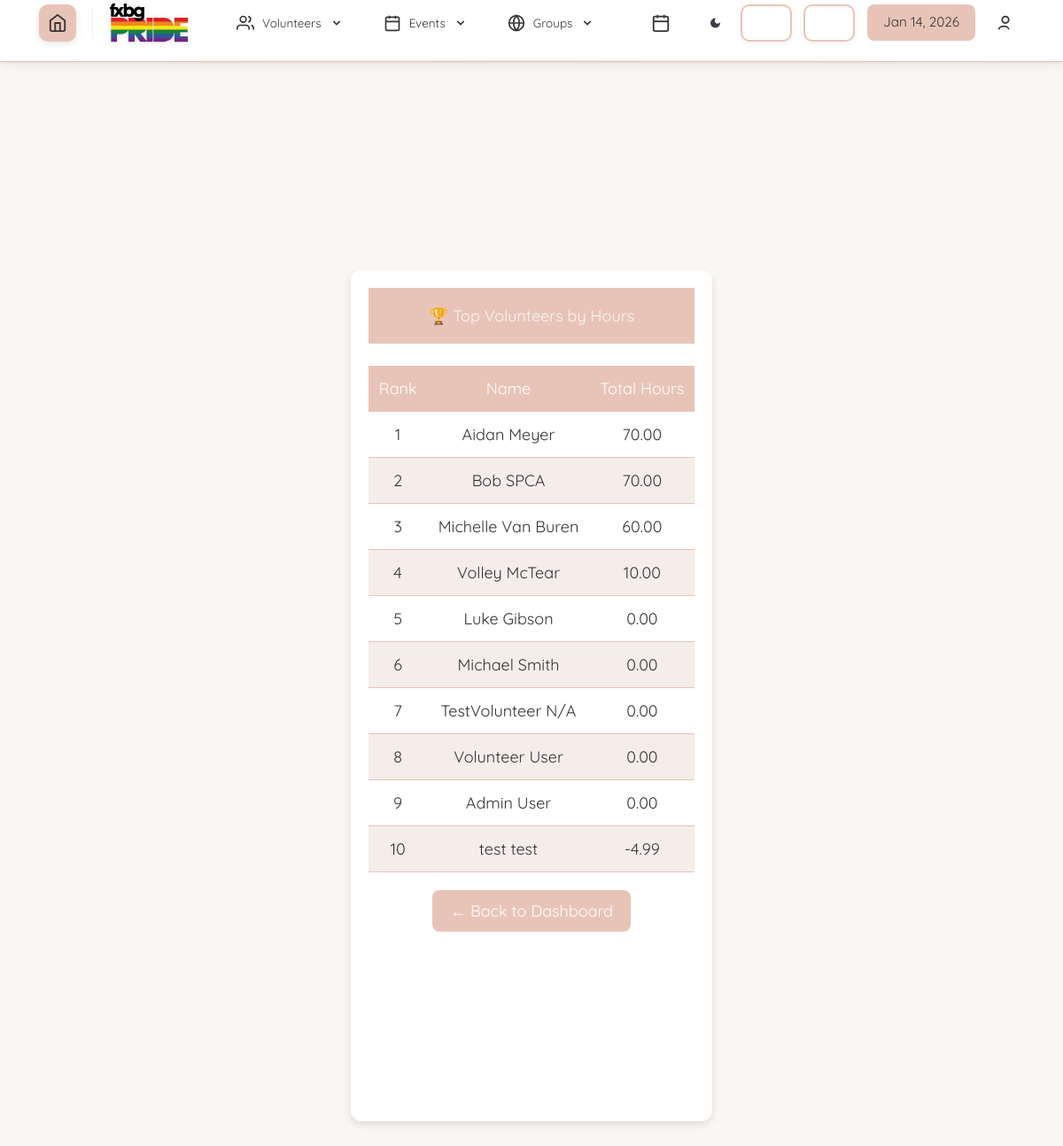
The page /leaderboard.php (signed in) on the database its author committed.
### tables this page shows
CREATE TABLE `dbpersons` (
  `person_id` int NOT NULL,
  `id` varchar(256) NOT NULL,
  `role_type` int NOT NULL,
  `role_name` varchar(256) DEFAULT NULL,
  `start_date` text,
  `first_name` text NOT NULL,
  `last_name` text NOT NULL,
  `street_address` text,
  `city` text,
  `state` varchar(2) DEFAULT NULL,
  `zip_code` text,
  `phone1` varchar(12) DEFAULT NULL,
  `phone1type` text,
  `emergency_contact_phone` varchar(12) DEFAULT NULL,
  `emergency_contact_phone_type` text,
  `birthday` text,
  `email` text NOT NULL,
  `emergency_contact_first_name` text,
  `contact_num` varchar(255) DEFAULT NULL,
  `emergency_contact_relation` text,
  `contact_method` text,
  `type` text,
  `status` text,
  `notes` text,
  `password` text,
  `skills` text,
  `interests` text,
  `archived` tinyint(1) DEFAULT NULL,
  `emergency_contact_last_name` text,
  `is_new_volunteer` tinyint(1) DEFAULT '1',
  `is_community_service_volunteer` tinyint(1) DEFAULT '0',
  `total_hours_volunteered` decimal(5,2) DEFAULT '0.00',
  `volunteer_of_the_month` tinyint(1) DEFAULT '0',
  `votm_awarded_month` date DEFAULT NULL,
  `training_level` text
);

### leaderboard.php (the view, shortened to what this page needs)
<?php
$con = connect();
$query = "
    SELECT first_name, last_name, total_hours_volunteered
    FROM dbpersons
    WHERE id != 'vmsroot' AND status = 'Active' AND archived = 0
    ORDER BY total_hours_volunteered DESC
    LIMIT 10
";
$result = mysqli_query($con, $query);
$leaders = [];
if ($result) {
    while ($row = mysqli_fetch_assoc($result)) {
        $leaders[] = $row;
    }
}
?>
<!DOCTYPE html>
<html lang="en">
<head>
    <?php require_once('universal.inc'); ?>
    <link rel="stylesheet" href="css/base.css" type="text/css" />
</head>
<body>
<?php require_once('header.php'); ?>
<div class="leaderboard-container">
    <h1>🏆 Top Volunteers by Hours</h1>
    <table>
        <thead>
            <tr>
                <th>Rank</th>
                <th>Name</th>
                <th>Total Hours</th>
            </tr>
        </thead>
        <tbody>
            <?php foreach ($leaders as $index => $vol) : ?>
                <tr>
                    <td><?= $index + 1 ?></td>
                    <td><?= htmlspecialchars($vol['first_name'] . ' ' . $vol['last_name']) ?></td>
                    <td><?= number_format($vol['total_hours_volunteered'], 2) ?></td>
                </tr>
            <?php endforeach; ?>
        </tbody>
    </table>
    <a class="button-back" href="index.php">← Back to Dashboard</a>
</div>
</body>
</html>

### css/base.css (style rules this page uses)
html, body, header, main, footer, div, span, p, h1, h2, h3, h4, h5, h6, ul, ol, li, input, select, textarea, form, section, label, table, td, tr, th, form, fieldset, em, button, a { padding: 0; margin: 0; font-size: inherit; font-family: inherit; font-weight: inherit; text-decoration: none; font-style: normal; box-sizing: border-box; text-align: left; list-style-type: none; border-spacing: 0; }
:root { --page-background-color: #ffffff; --page-font-color: #333333; --inactive-font-color: #d0d0d0; --inactive-background-color: #f0f0f0; --standout-background: #fafafa; --happy-toast-background-color: #1a7024; --happy-toast-font-color: white; --info-toast-background-color: #2f2f2f; --info-toast-font-color: white; --error-toast-background-color: #701a1a; --error-toast-font-color: white; --shadow-and-border-color: #e8c4b8; --main-color: #e8c4b8; --accent-color: #d4af37; --secondary-accent-color: #e8c4b8; --calendar-event-color: #808080; --calendar-event-color-hover: var(--main-color); --calendar-today-border: 2px solid var(--secondary-accent-color); --button-font-color: #363434; --button-padding: 0.5rem 1.5rem; --button-border-radius: 0.25rem; --standard-border: 1px solid #e8c4b8; --light-border: 1px solid var(--shadow-and-border-color); --text-field-border: 2px solid #e8c4b8; --cancel-button-background-color: #8a8280; --error-color: red; font-size: 18px; font-family: "Quicksand", sans-serif; font-weight: 400; }
body { background-color: var(--page-background-color); color: var(--page-font-color); font-family: "Quicksand", sans-serif; }
h1 { font-size: 1.5rem; font-weight: 500; margin-bottom: 2rem; background-color: var(--main-color); color: var(--page-background-color); width: 100%; text-align: center; padding: 1rem; }

### css/theme-toggle.css (style rules this page uses)
:root { --bg-color: #f9f6f3; --text-color: #363434; --text-secondary: #5a5856; --text-tertiary: #e8c4b8; --text-muted: #8a8280; --navbar-bg: #ffffff; --navbar-shadow: rgba(54, 52, 52, 0.1); --main-color: #e8c4b8; --accent-color: #d4af37; --secondary-accent-color: #e8c4b8; --date-box-bg: #e8c4b8; --date-box-text: #363434; --dropdown-bg: #ffffff; --dropdown-border: #e8c4b8; --dropdown-hover: rgba(232, 196, 184, 0.1); --nav-item-hover: #e8c4b8; --content-box-border: #e8c4b8; --content-box-bg: #ffffff; --card-bg: #ffffff; --card-border: #e8c4b8; --card-shadow: rgba(232, 196, 184, 0.15); --footer-bg: #363434; --button-bg: #e8c4b8; --button-text: #363434; --icon-filter: none; --logo-bg: #e8c4b8; --border-color: #e8c4b8; --hover-border-color: #d4af37; --full-width-bar-bg: #e8c4b8; --full-width-bar-sub-bg: #ffffff; --icon-overlay-bg: rgba(255, 255, 255, 0.95); --nav-item-active-bg: #f4ede9; --svg-fill: #e8c4b8; --page-background-color: #f9f6f3; --page-font-color: #363434; --inactive-font-color: #8a8280; --inactive-background-color: #f4ede9; --standout-background: #ffffff; --shadow-and-border-color: #e8c4b8; --button-font-color: #363434; --standard-border: 1px solid #e8c4b8; --light-border: 1px solid #e8c4b8; --text-field-border: 2px solid #e8c4b8; --cancel-button-background-color: #8a8280; --calendar-event-color: #8a8280; --calendar-event-color-hover: #e8c4b8; --calendar-today-border: 2px solid #d4af37; --error-color: #d4635a; --calendar-archived-event-color: #c4bab7ff; }
html { height: 100%; }
body { background-color: var(--bg-color); color: var(--text-color); transition: background-color 0.3s ease, color 0.3s ease; min-height: 100%; display: flex; flex-direction: column; }
* { transition: background-color 0.3s ease, color 0.3s ease, border-color 0.3s ease, box-shadow 0.3s ease; }
* { box-sizing: border-box; margin: 0; padding: 0; }
body { font-family: "Quicksand", sans-serif; padding-top: 70px !important; background-color: var(--bg-color); color: var(--text-color); transition: background-color 0.3s ease, color 0.3s ease; min-height: 100vh; display: flex; flex-direction: column; }
* { font-family: "Quicksand", sans-serif; }
body > *:not(.modern-navbar):not(.footer) { flex: 1 0 auto; }
h1, h2, h3, h4, h5, h6 { font-family: "Quicksand", sans-serif; font-weight: 600; }
body { padding-top: 70px !important; }

### css/pwa-mobile.css (style rules this page uses)
@media (min-width: 769px) { * { -webkit-tap-highlight-color: transparent; } }
a:not(.calendar-event), button { position: relative; }
html { scroll-behavior: smooth; }
@media (min-width: 769px) { table, table.general { min-width: auto !important; } }
@media (min-width: 769px) { h1 { font-size: inherit !important; } }

### rows shown on the page
dbpersons: first_name+last_name "Aidan Meyer", total_hours_volunteered "70.00"
dbpersons: first_name+last_name "Bob SPCA", total_hours_volunteered "70.00"
dbpersons: first_name+last_name "Michelle Van Buren", total_hours_volunteered "60.00"
dbpersons: first_name+last_name "Volley McTear", total_hours_volunteered "10.00"
dbpersons: first_name+last_name "Luke Gibson", total_hours_volunteered "0.00"
dbpersons: first_name+last_name "Michael Smith", total_hours_volunteered "0.00"
dbpersons: first_name+last_name "TestVolunteer N/A", total_hours_volunteered "0.00"
dbpersons: first_name+last_name "Volunteer User", total_hours_volunteered "0.00"
dbpersons: first_name+last_name "Admin User", total_hours_volunteered "0.00"
dbpersons: first_name+last_name "test test", total_hours_volunteered "-4.99"
